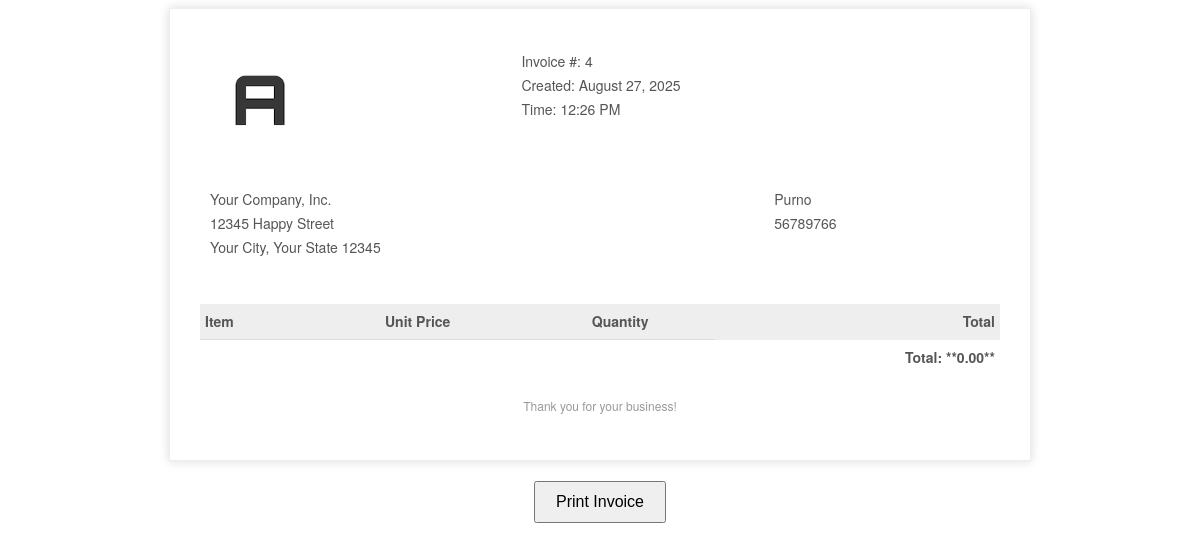
Screenshot of /pos/pages/sales/invoice.php?sale_id=4 with the database file from the repository.
### tables this page shows
CREATE TABLE `sales` (
  `id` int(11) NOT NULL,
  `customer_id` int(11) NOT NULL,
  `total_amount` decimal(10,2) NOT NULL,
  `sale_date` datetime NOT NULL
);

CREATE TABLE `customers` (
  `id` int(11) NOT NULL,
  `name` varchar(255) NOT NULL,
  `phone` varchar(20) DEFAULT NULL,
  `email` varchar(255) DEFAULT NULL,
  `address` text DEFAULT NULL,
  `created_at` datetime NOT NULL,
  `updated_at` datetime DEFAULT NULL
);

### pos/pages/sales/invoice.php (the view, shortened to what this page needs)
<?php
include_once __DIR__ . '/../../config.php';
$sales_id = $_GET['sale_id'];
$sql_sales = "SELECT s.*, c.name AS customer_name, c.phone FROM sales s LEFT JOIN customers c ON s.customer_id = c.id WHERE s.id = ?";
$stmt_sales = $conn->prepare($sql_sales);
$stmt_sales->bind_param("i", $sales_id);
$stmt_sales->execute();
$result_sales = $stmt_sales->get_result();
$sale = $result_sales->fetch_assoc();
?>
<!DOCTYPE html>
<html lang="en">
<head>
</head>
<body>
    <div class="invoice-box">
        <table>
            <tr class="top">
                <td colspan="4">
                    <table>
                        <tr>
                            <td class="title">
                                <img src="../../dist/dist/img/AdminLTELogo.png" style="width:100%; max-width:100px;">
                            </td>
                            <td>
                                Invoice #: <?php echo htmlspecialchars($sale['id']); ?><br>
                                Created: <?php echo date('F j, Y', strtotime($sale['sale_date'])); ?><br>
                                Time: <?php echo date('h:i A', strtotime($sale['sale_date'])); ?>
                            </td>
                        </tr>
                    </table>
                </td>
            </tr>
            <tr class="information">
                <td colspan="4">
                    <table>
                        <tr>
                            <td>
                                Your Company, Inc.<br>
                                12345 Happy Street<br>
                                Your City, Your State 12345
                            </td>
                            <td>
                                <?php echo htmlspecialchars($sale['customer_name'] ?: 'Guest Customer'); ?><br>
                                <?php echo htmlspecialchars($sale['phone'] ?: 'N/A'); ?>
                            </td>
                        </tr>
                    </table>
                </td>
            </tr>
            <tr class="heading">
                <td>Item</td>
                <td style="text-align: center;">Unit Price</td>
                <td style="text-align: center;">Quantity</td>
                <td style="text-align: right;">Total</td>
            </tr>
            <?php
            $grand_total = 0;
            ?>
            <tr class="total">
                <td colspan="3"></td>
                <td style="text-align: right;">
                    Total: **<?php echo htmlspecialchars(number_format($grand_total, 2)); ?>**
                </td>
            </tr>
        </table>
        <div class="invoice-footer">
            <p>Thank you for your business!</p>
        </div>
    </div>
    <div class="print-button">
        <button onclick="window.print()" style="padding: 10px 20px; font-size: 16px;">Print Invoice</button>
    </div>
</body>
</html>

### pos/pages/sales/invoice.php (style rules this page uses)
body { font-family: 'Helvetica Neue', 'Helvetica', Helvetica, Arial, sans-serif; font-size: 14px; color: #555; }
.invoice-box { max-width: 800px; margin: auto; padding: 30px; border: 1px solid #eee; box-shadow: 0 0 10px rgba(0, 0, 0, .15); line-height: 24px; }
.invoice-box table { width: 100%; line-height: inherit; text-align: left; border-collapse: collapse; }
.invoice-box table td { padding: 5px; vertical-align: top; }
.invoice-box table tr.top table td { padding-bottom: 20px; }
.invoice-box table tr.top table td.title { font-size: 45px; line-height: 45px; color: #333; }
.invoice-box table tr.information table td { padding-bottom: 40px; }
.invoice-box table tr.heading td { background: #eee; border-bottom: 1px solid #ddd; font-weight: bold; }
.invoice-box table tr.total td:nth-child(2) { border-top: 2px solid #eee; font-weight: bold; }
.invoice-footer { text-align: center; margin-top: 20px; font-size: 12px; color: #999; }
.print-button { margin-top: 20px; text-align: center; }

### rows the page displays
sales: id "4", sale_date "August 27, 2025", sale_date "12:26 PM", customer.name "Purno", customer.phone "56789766"

### other values shown
$grand_total "0.00"
